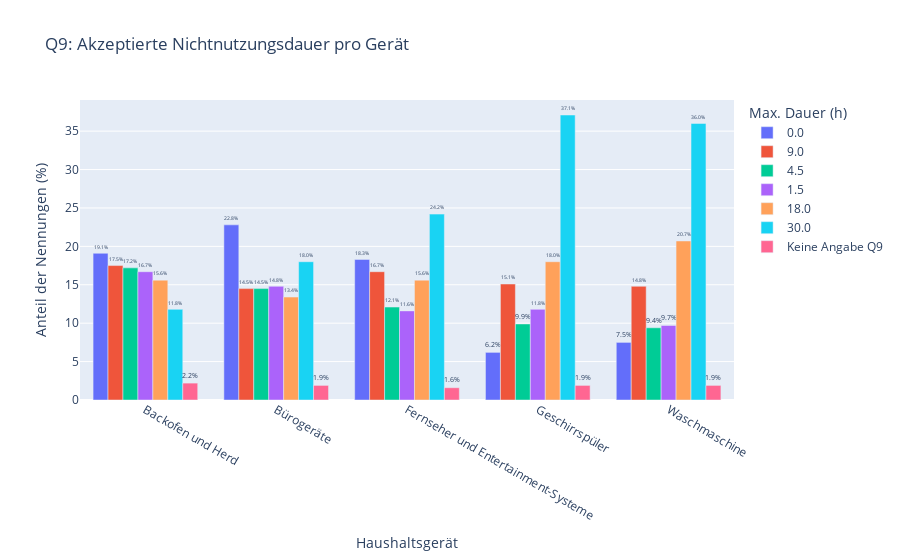

The code cell stored with this chart in its notebook:
### Code cell
## 3.2 Akzeptierte Nichtnutzungsdauer (Q9) pro Gerät
# Stelle sicher, dass master_df_f1 aus Abschnitt 0 existiert und nicht leer ist.
if 'master_df_f1' in locals() and not master_df_f1.empty:
    print(f"Beginne Analyse der akzeptierten Nichtnutzungsdauer (Q9) pro Gerät basierend auf master_df_f1 (Shape: {master_df_f1.shape})")

    if 'device' in master_df_f1.columns and 'max_duration_hours_num' in master_df_f1.columns:
        print("\n--- Q9: Verteilung der akzeptierten Nichtnutzungsdauer pro Gerät ---")

        # Gruppiere nach Gerät und dann nach der Dauer, zähle die Häufigkeiten und normalisiere pro Gerät
        q9_duration_per_device = master_df_f1.groupby('device')['max_duration_hours_num'].value_counts(normalize=True, dropna=False).mul(100).round(1)
        q9_duration_per_device_table = q9_duration_per_device.unstack(level='max_duration_hours_num', fill_value=0)

        # Definiere die gewünschte Reihenfolge der Spalten (Dauer-Kategorien)
        # Es ist wichtig, auch NaN zu berücksichtigen, falls vorhanden, oder sicherzustellen, dass keine da sind.
        # Die Kategorien stammen aus deinem q9_duration_mapping.
        duration_categories_q9_order = [0.0, 1.5, 4.5, 9.0, 18.0, 30.0, np.nan]
        
        # Stelle sicher, dass alle Kategorien in den Spalten vorhanden sind, fülle fehlende mit 0
        for duration_cat in duration_categories_q9_order:
            if duration_cat not in q9_duration_per_device_table.columns:
                q9_duration_per_device_table[duration_cat] = 0
        
        # Sortiere die Spalten gemäß der definierten Reihenfolge
        # Filtere Spalten, die tatsächlich im DataFrame sind, um KeyErrors zu vermeiden, falls np.nan nicht als Spalte existiert
        existing_cols_in_order = [col for col in duration_categories_q9_order if col in q9_duration_per_device_table.columns]
        q9_duration_per_device_table = q9_duration_per_device_table[existing_cols_in_order]

        print("Prozentuale Verteilung der akzeptierten Nichtnutzungsdauer pro Gerät (%):")
        # display(q9_duration_per_device_table)
        print(q9_duration_per_device_table)

        # Für die Visualisierung mit Plotly Express ist ein langes Format oft einfacher.
        # Wir nehmen q9_duration_per_device (Series mit MultiIndex) und wandeln es in einen DataFrame um.
        q9_duration_per_device_long_df = q9_duration_per_device.rename('percentage').reset_index()
        
        # Stelle sicher, dass max_duration_hours_num als Kategorie behandelt wird für korrekte Plot-Sortierung
        # und benenne NaN um für bessere Darstellung im Plot
        q9_duration_per_device_long_df['max_duration_hours_cat'] = q9_duration_per_device_long_df['max_duration_hours_num'].fillna('Keine Angabe Q9')
        # Definiere die Reihenfolge für die x-Achse des Plots
        plot_category_order_q9 = [str(cat) for cat in [0.0, 1.5, 4.5, 9.0, 18.0, 30.0]] + ['Keine Angabe Q9']
        q9_duration_per_device_long_df['max_duration_hours_cat'] = pd.Categorical(
            q9_duration_per_device_long_df['max_duration_hours_cat'].astype(str), #astype(str) um np.nan sicher zu behandeln
            categories=plot_category_order_q9,
            ordered=True
        )


        fig_q9_duration_device = px.bar(q9_duration_per_device_long_df,
                                        x='device', y='percentage',
                                        color='max_duration_hours_cat',
                                        title='Q9: Akzeptierte Nichtnutzungsdauer pro Gerät',
                                        labels={'device': 'Haushaltsgerät', 
                                                'percentage': 'Anteil der Nennungen (%)',
                                                'max_duration_hours_cat': 'Max. Nichtnutzungsdauer (Stunden, aus Q9)'},
                                        barmode='group', # oder 'stack', je nach Präferenz
                                        text='percentage')
        fig_q9_duration_device.update_traces(texttemplate='%{text:.1f}%', textposition='outside', cliponaxis=False)
        fig_q9_duration_device.update_xaxes(categoryorder='array', categoryarray=sorted(master_df_f1['device'].dropna().unique()))
        fig_q9_duration_device.update_layout(legend_title_text='Max. Dauer (h)')
        fig_q9_duration_device.show()
        
    else:
        print("WARNUNG: Spalten 'device' oder 'max_duration_hours_num' (für Q9) nicht in master_df_f1 gefunden.")

else:
    print("FEHLER: master_df_f1 ist nicht verfügbar oder leer. Analyse der akzeptierten Nichtnutzungsdauer (Q9) pro Gerät kann nicht durchgeführt werden.")

print("\n--- Abschnitt 3.2: Akzeptierte Nichtnutzungsdauer (Q9) pro Gerät Abgeschlossen ---")

### Figure 1 — Plotly figure (JSON) as saved in the notebook; plotly's stock layout.template omitted (floating-point values rounded to 4 significant figures)
{"data": [{"alignmentgroup": "True", "cliponaxis": false, "hovertemplate": "Max. Nichtnutzungsdauer (Stunden, aus Q9)=0.0<br>Haushaltsgerät=%{x}<br>Anteil der Nennungen (%)=%{text}<extra></extra>", "legendgroup": "0.0", "marker": {"color": "#636efa", "pattern": {"shape": ""}}, "name": "0.0", "offsetgroup": "0.0", "orientation": "v", "showlegend": true, "text": [19.1, 22.8, 18.3, 6.2, 7.5], "textposition": "outside", "texttemplate": "%{text:.1f}%", "type": "bar", "x": ["Backofen und Herd", "Bürogeräte", "Fernseher und Entertainment-Systeme", "Geschirrspüler", "Waschmaschine"], "xaxis": "x", "y": [19.1, 22.8, 18.3, 6.2, 7.5], "yaxis": "y"}, {"alignmentgroup": "True", "cliponaxis": false, "hovertemplate": "Max. Nichtnutzungsdauer (Stunden, aus Q9)=9.0<br>Haushaltsgerät=%{x}<br>Anteil der Nennungen (%)=%{text}<extra></extra>", "legendgroup": "9.0", "marker": {"color": "#EF553B", "pattern": {"shape": ""}}, "name": "9.0", "offsetgroup": "9.0", "orientation": "v", "showlegend": true, "text": [17.5, 14.5, 16.7, 15.1, 14.8], "textposition": "outside", "texttemplate": "%{text:.1f}%", "type": "bar", "x": ["Backofen und Herd", "Bürogeräte", "Fernseher und Entertainment-Systeme", "Geschirrspüler", "Waschmaschine"], "xaxis": "x", "y": [17.5, 14.5, 16.7, 15.1, 14.8], "yaxis": "y"}, {"alignmentgroup": "True", "cliponaxis": false, "hovertemplate": "Max. Nichtnutzungsdauer (Stunden, aus Q9)=4.5<br>Haushaltsgerät=%{x}<br>Anteil der Nennungen (%)=%{text}<extra></extra>", "legendgroup": "4.5", "marker": {"color": "#00cc96", "pattern": {"shape": ""}}, "name": "4.5", "offsetgroup": "4.5", "orientation": "v", "showlegend": true, "text": [17.2, 14.5, 12.1, 9.9, 9.4], "textposition": "outside", "texttemplate": "%{text:.1f}%", "type": "bar", "x": ["Backofen und Herd", "Bürogeräte", "Fernseher und Entertainment-Systeme", "Geschirrspüler", "Waschmaschine"], "xaxis": "x", "y": [17.2, 14.5, 12.1, 9.9, 9.4], "yaxis": "y"}, {"alignmentgroup": "True", "cliponaxis": false, "hovertemplate": "Max. Nichtnutzungsdauer (Stunden, aus Q9)=1.5<br>Haushaltsgerät=%{x}<br>Anteil der Nennungen (%)=%{text}<extra></extra>", "legendgroup": "1.5", "marker": {"color": "#ab63fa", "pattern": {"shape": ""}}, "name": "1.5", "offsetgroup": "1.5", "orientation": "v", "showlegend": true, "text": [16.7, 14.8, 11.6, 11.8, 9.7], "textposition": "outside", "texttemplate": "%{text:.1f}%", "type": "bar", "x": ["Backofen und Herd", "Bürogeräte", "Fernseher und Entertainment-Systeme", "Geschirrspüler", "Waschmaschine"], "xaxis": "x", "y": [16.7, 14.8, 11.6, 11.8, 9.7], "yaxis": "y"}, {"alignmentgroup": "True", "cliponaxis": false, "hovertemplate": "Max. Nichtnutzungsdauer (Stunden, aus Q9)=18.0<br>Haushaltsgerät=%{x}<br>Anteil der Nennungen (%)=%{text}<extra></extra>", "legendgroup": "18.0", "marker": {"color": "#FFA15A", "pattern": {"shape": ""}}, "name": "18.0", "offsetgroup": "18.0", "orientation": "v", "showlegend": true, "text": [15.6, 13.4, 15.6, 18.0, 20.7], "textposition": "outside", "texttemplate": "%{text:.1f}%", "type": "bar", "x": ["Backofen und Herd", "Bürogeräte", "Fernseher und Entertainment-Systeme", "Geschirrspüler", "Waschmaschine"], "xaxis": "x", "y": [15.6, 13.4, 15.6, 18.0, 20.7], "yaxis": "y"}, {"alignmentgroup": "True", "cliponaxis": false, "hovertemplate": "Max. Nichtnutzungsdauer (Stunden, aus Q9)=30.0<br>Haushaltsgerät=%{x}<br>Anteil der Nennungen (%)=%{text}<extra></extra>", "legendgroup": "30.0", "marker": {"color": "#19d3f3", "pattern": {"shape": ""}}, "name": "30.0", "offsetgroup": "30.0", "orientation": "v", "showlegend": true, "text": [11.8, 18.0, 24.2, 37.1, 36.0], "textposition": "outside", "texttemplate": "%{text:.1f}%", "type": "bar", "x": ["Backofen und Herd", "Bürogeräte", "Fernseher und Entertainment-Systeme", "Geschirrspüler", "Waschmaschine"], "xaxis": "x", "y": [11.8, 18.0, 24.2, 37.1, 36.0], "yaxis": "y"}, {"alignmentgroup": "True", "cliponaxis": false, "hovertemplate": "Max. Nichtnutzungsdauer (Stunden, aus Q9)=Keine Angabe Q9<br>Haushaltsgerät=%{x}<br>Anteil der Nennungen (%)=%{text}<extra></extra>", "legendgroup": "Keine Angabe Q9", "marker": {"color": "#FF6692", "pattern": {"shape": ""}}, "name": "Keine Angabe Q9", "offsetgroup": "Keine Angabe Q9", "orientation": "v", "showlegend": true, "text": [2.2, 1.9, 1.6, 1.9, 1.9], "textposition": "outside", "texttemplate": "%{text:.1f}%", "type": "bar", "x": ["Backofen und Herd", "Bürogeräte", "Fernseher und Entertainment-Systeme", "Geschirrspüler", "Waschmaschine"], "xaxis": "x", "y": [2.2, 1.9, 1.6, 1.9, 1.9], "yaxis": "y"}], "layout": {"barmode": "group", "legend": {"title": {"text": "Max. Dauer (h)"}, "tracegroupgap": 0}, "title": {"text": "Q9: Akzeptierte Nichtnutzungsdauer pro Gerät"}, "xaxis": {"anchor": "y", "categoryarray": ["Backofen und Herd", "Bürogeräte", "Fernseher und Entertainment-Systeme", "Geschirrspüler", "Waschmaschine"], "categoryorder": "array", "domain": [0, 1], "title": {"text": "Haushaltsgerät"}}, "yaxis": {"anchor": "x", "domain": [0, 1], "title": {"text": "Anteil der Nennungen (%)"}}}}
